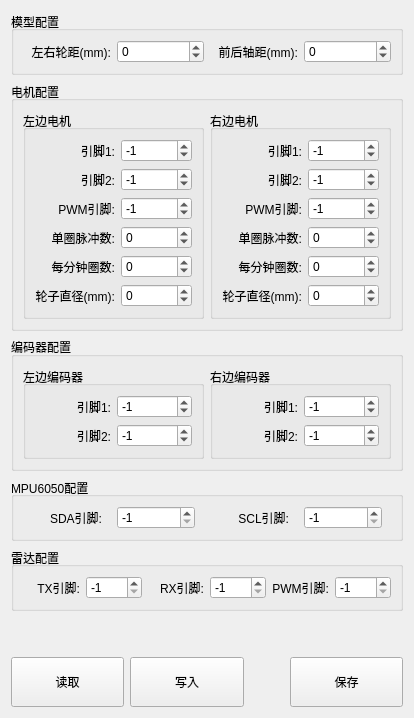
     <widget class="QWidget" name="tab_5">
      <property name="sizePolicy">
       <sizepolicy hsizetype="Preferred" vsizetype="Maximum">
        <horstretch>0</horstretch>
        <verstretch>0</verstretch>
       </sizepolicy>
      </property>
      <attribute name="title">
       <string>下位机配置</string>
      </attribute>
      <layout class="QVBoxLayout" name="verticalLayout_6">
       <item>
        <widget class="QGroupBox" name="groupBox_15">
         <property name="title">
          <string>模型配置</string>
         </property>
         <property name="alignment">
          <set>Qt::AlignLeading|Qt::AlignLeft|Qt::AlignVCenter</set>
         </property>
         <layout class="QHBoxLayout" name="horizontalLayout_18">
          <item>
           <layout class="QHBoxLayout" name="horizontalLayout_8">
            <item>
             <widget class="QLabel" name="label_41">
              <property name="sizePolicy">
               <sizepolicy hsizetype="Preferred" vsizetype="Preferred">
                <horstretch>0</horstretch>
                <verstretch>0</verstretch>
               </sizepolicy>
              </property>
              <property name="text">
               <string>左右轮距(mm):</string>
              </property>
              <property name="alignment">
               <set>Qt::AlignRight|Qt::AlignTrailing|Qt::AlignVCenter</set>
              </property>
             </widget>
            </item>
            <item>
             <widget class="QSpinBox" name="spinBox_wheel_width">
              <property name="minimum">
               <number>-1000000000</number>
              </property>
              <property name="maximum">
               <number>1000000000</number>
              </property>
             </widget>
            </item>
           </layout>
          </item>
          <item>
           <layout class="QHBoxLayout" name="horizontalLayout_17">
            <item>
             <widget class="QLabel" name="label_54">
              <property name="sizePolicy">
               <sizepolicy hsizetype="Preferred" vsizetype="Preferred">
                <horstretch>0</horstretch>
                <verstretch>0</verstretch>
               </sizepolicy>
              </property>
              <property name="text">
               <string>前后轴距(mm):</string>
              </property>
              <property name="alignment">
               <set>Qt::AlignRight|Qt::AlignTrailing|Qt::AlignVCenter</set>
              </property>
             </widget>
            </item>
            <item>
             <widget class="QSpinBox" name="spinBox_track_width">
              <property name="minimum">
               <number>-1000000000</number>
              </property>
              <property name="maximum">
               <number>1000000000</number>
              </property>
             </widget>
            </item>
           </layout>
          </item>
         </layout>
        </widget>
       </item>
       <item>
        <widget class="QGroupBox" name="groupBox_9">
         <property name="title">
          <string>电机配置</string>
         </property>
         <property name="alignment">
          <set>Qt::AlignLeading|Qt::AlignLeft|Qt::AlignVCenter</set>
         </property>
         <layout class="QVBoxLayout" name="verticalLayout_19">
          <item>
           <layout class="QHBoxLayout" name="horizontalLayout_36">
            <item>
             <widget class="QGroupBox" name="groupBox_10">
              <property name="title">
               <string>左边电机</string>
              </property>
              <property name="alignment">
               <set>Qt::AlignLeading|Qt::AlignLeft|Qt::AlignVCenter</set>
              </property>
              <layout class="QHBoxLayout" name="horizontalLayout_31">
               <item>
                <layout class="QVBoxLayout" name="verticalLayout_28">
                 <item>
                  <widget class="QLabel" name="label_35">
                   <property name="text">
                    <string>引脚1:</string>
                   </property>
                   <property name="alignment">
                    <set>Qt::AlignRight|Qt::AlignTrailing|Qt::AlignVCenter</set>
                   </property>
                  </widget>
                 </item>
                 <item>
                  <widget class="QLabel" name="label_45">
                   <property name="text">
                    <string>引脚2:</string>
                   </property>
                   <property name="alignment">
                    <set>Qt::AlignRight|Qt::AlignTrailing|Qt::AlignVCenter</set>
                   </property>
                  </widget>
                 </item>
                 <item>
                  <widget class="QLabel" name="label_46">
                   <property name="text">
                    <string>PWM引脚:</string>
                   </property>
                   <property name="alignment">
                    <set>Qt::AlignRight|Qt::AlignTrailing|Qt::AlignVCenter</set>
                   </property>
                  </widget>
                 </item>
                 <item>
                  <widget class="QLabel" name="label_42">
                   <property name="sizePolicy">
                    <sizepolicy hsizetype="Preferred" vsizetype="Preferred">
                     <horstretch>0</horstretch>
                     <verstretch>0</verstretch>
                    </sizepolicy>
                   </property>
                   <property name="text">
                    <string>单圈脉冲数:</string>
                   </property>
                   <property name="alignment">
                    <set>Qt::AlignRight|Qt::AlignTrailing|Qt::AlignVCenter</set>
                   </property>
                  </widget>
                 </item>
                 <item>
                  <widget class="QLabel" name="label_43">
                   <property name="sizePolicy">
                    <sizepolicy hsizetype="Preferred" vsizetype="Preferred">
                     <horstretch>0</horstretch>
                     <verstretch>0</verstretch>
                    </sizepolicy>
                   </property>
                   <property name="text">
                    <string>每分钟圈数:</string>
                   </property>
                   <property name="alignment">
                    <set>Qt::AlignRight|Qt::AlignTrailing|Qt::AlignVCenter</set>
                   </property>
                  </widget>
                 </item>
                 <item>
                  <widget class="QLabel" name="label_40">
                   <property name="sizePolicy">
                    <sizepolicy hsizetype="Preferred" vsizetype="Preferred">
                     <horstretch>0</horstretch>
                     <verstretch>0</verstretch>
                    </sizepolicy>
                   </property>
                   <property name="text">
                    <string>轮子直径(mm):</string>
                   </property>
                   <property name="alignment">
                    <set>Qt::AlignRight|Qt::AlignTrailing|Qt::AlignVCenter</set>
                   </property>
                  </widget>
                 </item>
                </layout>
               </item>
               <item>
                <layout class="QVBoxLayout" name="verticalLayout_29">
                 <item>
                  <widget class="QSpinBox" name="spinBox_left_motor_pin0">
                   <property name="minimum">
                    <number>-1000000000</number>
                   </property>
                   <property name="maximum">
                    <number>1000000000</number>
                   </property>
                   <property name="value">
                    <number>-1</number>
                   </property>
                  </widget>
                 </item>
                 <item>
                  <widget class="QSpinBox" name="spinBox_left_motor_pin1">
                   <property name="minimum">
                    <number>-1000000000</number>
                   </property>
                   <property name="maximum">
                    <number>1000000000</number>
                   </property>
                   <property name="value">
                    <number>-1</number>
                   </property>
                  </widget>
                 </item>
                 <item>
                  <widget class="QSpinBox" name="spinBox_left_motor_pinPwm">
                   <property name="minimum">
                    <number>-1000000000</number>
                   </property>
                   <property name="maximum">
                    <number>1000000000</number>
                   </property>
                   <property name="value">
                    <number>-1</number>
                   </property>
                  </widget>
                 </item>
                 <item>
                  <widget class="QSpinBox" name="spinBox_left_motor_pluses_per_revolution">
                   <property name="sizePolicy">
                    <sizepolicy hsizetype="Minimum" vsizetype="Fixed">
                     <horstretch>0</horstretch>
                     <verstretch>0</verstretch>
                    </sizepolicy>
                   </property>
                   <property name="minimum">
                    <number>-1000000000</number>
                   </property>
                   <property name="maximum">
                    <number>1000000000</number>
                   </property>
                  </widget>
                 </item>
                 <item>
                  <widget class="QSpinBox" name="spinBox_left_motor_revolutions_per_minute">
                   <property name="sizePolicy">
                    <sizepolicy hsizetype="Minimum" vsizetype="Fixed">
                     <horstretch>0</horstretch>
                     <verstretch>0</verstretch>
                    </sizepolicy>
                   </property>
                   <property name="minimum">
                    <number>-1000000000</number>
                   </property>
                   <property name="maximum">
                    <number>1000000000</number>
                   </property>
                  </widget>
                 </item>
                 <item>
                  <widget class="QSpinBox" name="spinBox_left_motor_wheel_diameter">
                   <property name="minimum">
                    <number>-1000000000</number>
                   </property>
                   <property name="maximum">
                    <number>1000000000</number>
                   </property>
                  </widget>
                 </item>
                </layout>
               </item>
              </layout>
             </widget>
            </item>
            <item>
             <widget class="QGroupBox" name="groupBox_11">
              <property name="title">
               <string>右边电机</string>
              </property>
              <property name="alignment">
               <set>Qt::AlignLeading|Qt::AlignLeft|Qt::AlignVCenter</set>
              </property>
              <layout class="QHBoxLayout" name="horizontalLayout_32">
               <item>
                <layout class="QVBoxLayout" name="verticalLayout_30">
                 <item>
                  <widget class="QLabel" name="label_47">
                   <property name="text">
                    <string>引脚1:</string>
                   </property>
                   <property name="alignment">
                    <set>Qt::AlignRight|Qt::AlignTrailing|Qt::AlignVCenter</set>
                   </property>
                  </widget>
                 </item>
                 <item>
                  <widget class="QLabel" name="label_48">
                   <property name="text">
                    <string>引脚2:</string>
                   </property>
                   <property name="alignment">
                    <set>Qt::AlignRight|Qt::AlignTrailing|Qt::AlignVCenter</set>
                   </property>
                  </widget>
                 </item>
                 <item>
                  <widget class="QLabel" name="label_49">
                   <property name="text">
                    <string>PWM引脚:</string>
                   </property>
                   <property name="alignment">
                    <set>Qt::AlignRight|Qt::AlignTrailing|Qt::AlignVCenter</set>
                   </property>
                  </widget>
                 </item>
                 <item>
                  <widget class="QLabel" name="label_88">
                   <property name="sizePolicy">
                    <sizepolicy hsizetype="Preferred" vsizetype="Preferred">
                     <horstretch>0</horstretch>
                     <verstretch>0</verstretch>
                    </sizepolicy>
                   </property>
                   <property name="text">
                    <string>单圈脉冲数:</string>
                   </property>
                   <property name="alignment">
                    <set>Qt::AlignRight|Qt::AlignTrailing|Qt::AlignVCenter</set>
                   </property>
                  </widget>
                 </item>
                 <item>
                  <widget class="QLabel" name="label_89">
                   <property name="sizePolicy">
                    <sizepolicy hsizetype="Preferred" vsizetype="Preferred">
                     <horstretch>0</horstretch>
                     <verstretch>0</verstretch>
                    </sizepolicy>
                   </property>
                   <property name="text">
                    <string>每分钟圈数:</string>
                   </property>
                   <property name="alignment">
                    <set>Qt::AlignRight|Qt::AlignTrailing|Qt::AlignVCenter</set>
                   </property>
                  </widget>
                 </item>
                 <item>
                  <widget class="QLabel" name="label_87">
                   <property name="sizePolicy">
                    <sizepolicy hsizetype="Preferred" vsizetype="Preferred">
                     <horstretch>0</horstretch>
                     <verstretch>0</verstretch>
                    </sizepolicy>
                   </property>
                   <property name="text">
                    <string>轮子直径(mm):</string>
                   </property>
                   <property name="alignment">
                    <set>Qt::AlignRight|Qt::AlignTrailing|Qt::AlignVCenter</set>
                   </property>
                  </widget>
                 </item>
                </layout>
               </item>
               <item>
                <layout class="QVBoxLayout" name="verticalLayout_31">
                 <item>
                  <widget class="QSpinBox" name="spinBox_right_motor_pin0">
                   <property name="minimum">
                    <number>-1000000000</number>
                   </property>
                   <property name="maximum">
                    <number>1000000000</number>
                   </property>
                   <property name="value">
                    <number>-1</number>
                   </property>
                  </widget>
                 </item>
                 <item>
                  <widget class="QSpinBox" name="spinBox_right_motor_pin1">
                   <property name="minimum">
                    <number>-1000000000</number>
                   </property>
                   <property name="maximum">
                    <number>1000000000</number>
                   </property>
                   <property name="value">
                    <number>-1</number>
                   </property>
                  </widget>
                 </item>
                 <item>
                  <widget class="QSpinBox" name="spinBox_right_motor_pinPwm">
                   <property name="minimum">
                    <number>-1000000000</number>
                   </property>
                   <property name="maximum">
                    <number>1000000000</number>
                   </property>
                   <property name="value">
                    <number>-1</number>
                   </property>
                  </widget>
                 </item>
                 <item>
                  <widget class="QSpinBox" name="spinBox_right_motor_pluses_per_revolution">
                   <property name="sizePolicy">
                    <sizepolicy hsizetype="Preferred" vsizetype="Preferred">
                     <horstretch>0</horstretch>
                     <verstretch>0</verstretch>
                    </sizepolicy>
                   </property>
                   <property name="minimum">
                    <number>-1000000000</number>
                   </property>
                   <property name="maximum">
                    <number>1000000000</number>
                   </property>
                  </widget>
                 </item>
                 <item>
                  <widget class="QSpinBox" name="spinBox_right_motor_revolutions_per_minute">
                   <property name="sizePolicy">
                    <sizepolicy hsizetype="Preferred" vsizetype="Preferred">
                     <horstretch>0</horstretch>
                     <verstretch>0</verstretch>
                    </sizepolicy>
                   </property>
                   <property name="minimum">
                    <number>-1000000000</number>
                   </property>
                   <property name="maximum">
                    <number>1000000000</number>
                   </property>
                  </widget>
                 </item>
                 <item>
                  <widget class="QSpinBox" name="spinBox_right_motor_wheel_diameter">
                   <property name="minimum">
                    <number>-1000000000</number>
                   </property>
                   <property name="maximum">
                    <number>1000000000</number>
                   </property>
                  </widget>
                 </item>
                </layout>
               </item>
              </layout>
             </widget>
            </item>
           </layout>
          </item>
         </layout>
        </widget>
       </item>
       <item>
        <widget class="QGroupBox" name="groupBox">
         <property name="title">
          <string>编码器配置</string>
         </property>
         <layout class="QVBoxLayout" name="verticalLayout_18">
          <item>
           <layout class="QHBoxLayout" name="horizontalLayout_26">
            <item>
             <widget class="QGroupBox" name="groupBox_12">
              <property name="title">
               <string>左边编码器</string>
              </property>
              <property name="alignment">
               <set>Qt::AlignLeading|Qt::AlignLeft|Qt::AlignVCenter</set>
              </property>
              <layout class="QHBoxLayout" name="horizontalLayout_33">
               <item>
                <layout class="QVBoxLayout" name="verticalLayout_32">
                 <item>
                  <widget class="QLabel" name="label_50">
                   <property name="text">
                    <string>引脚1:</string>
                   </property>
                   <property name="alignment">
                    <set>Qt::AlignRight|Qt::AlignTrailing|Qt::AlignVCenter</set>
                   </property>
                  </widget>
                 </item>
                 <item>
                  <widget class="QLabel" name="label_51">
                   <property name="text">
                    <string>引脚2:</string>
                   </property>
                   <property name="alignment">
                    <set>Qt::AlignRight|Qt::AlignTrailing|Qt::AlignVCenter</set>
                   </property>
                  </widget>
                 </item>
                </layout>
               </item>
               <item>
                <layout class="QVBoxLayout" name="verticalLayout_33">
                 <item>
                  <widget class="QSpinBox" name="spinBox_left_encoder_pin0">
                   <property name="minimum">
                    <number>-1000000000</number>
                   </property>
                   <property name="maximum">
                    <number>1000000000</number>
                   </property>
                   <property name="value">
                    <number>-1</number>
                   </property>
                  </widget>
                 </item>
                 <item>
                  <widget class="QSpinBox" name="spinBox_left_encoder_pin1">
                   <property name="minimum">
                    <number>-1000000000</number>
                   </property>
                   <property name="maximum">
                    <number>1000000000</number>
                   </property>
                   <property name="value">
                    <number>-1</number>
                   </property>
                  </widget>
                 </item>
                </layout>
               </item>
              </layout>
             </widget>
            </item>
            <item>
             <widget class="QGroupBox" name="groupBox_13">
              <property name="title">
               <string>右边编码器</string>
              </property>
              <property name="alignment">
               <set>Qt::AlignLeading|Qt::AlignLeft|Qt::AlignVCenter</set>
              </property>
              <layout class="QHBoxLayout" name="horizontalLayout_34">
               <item>
                <layout class="QVBoxLayout" name="verticalLayout_34">
                 <item>
                  <widget class="QLabel" name="label_52">
                   <property name="text">
                    <string>引脚1:</string>
                   </property>
                   <property name="alignment">
                    <set>Qt::AlignRight|Qt::AlignTrailing|Qt::AlignVCenter</set>
                   </property>
                  </widget>
                 </item>
                 <item>
                  <widget class="QLabel" name="label_53">
                   <property name="text">
                    <string>引脚2:</string>
                   </property>
                   <property name="alignment">
                    <set>Qt::AlignRight|Qt::AlignTrailing|Qt::AlignVCenter</set>
                   </property>
                  </widget>
                 </item>
                </layout>
               </item>
               <item>
                <layout class="QVBoxLayout" name="verticalLayout_35">
                 <item>
                  <widget class="QSpinBox" name="spinBox_right_encoder_pin0">
                   <property name="minimum">
                    <number>-1000000000</number>
                   </property>
                   <property name="maximum">
                    <number>1000000000</number>
                   </property>
                   <property name="value">
                    <number>-1</number>
                   </property>
                  </widget>
                 </item>
                 <item>
                  <widget class="QSpinBox" name="spinBox_right_encoder_pin1">
                   <property name="minimum">
                    <number>-1000000000</number>
                   </property>
                   <property name="maximum">
                    <number>1000000000</number>
                   </property>
                   <property name="value">
                    <number>-1</number>
                   </property>
                  </widget>
                 </item>
                </layout>
               </item>
              </layout>
             </widget>
            </item>
           </layout>
          </item>
         </layout>
        </widget>
       </item>
       <item>
        <widget class="QGroupBox" name="groupBox_19">
         <property name="title">
          <string>MPU6050配置</string>
         </property>
         <property name="alignment">
          <set>Qt::AlignLeading|Qt::AlignLeft|Qt::AlignVCenter</set>
         </property>
         <layout class="QHBoxLayout" name="horizontalLayout_4">
          <property name="spacing">
           <number>15</number>
          </property>
          <property name="rightMargin">
           <number>18</number>
          </property>
          <item>
           <layout class="QHBoxLayout" name="horizontalLayout_2">
            <item>
             <widget class="QLabel" name="label_57">
              <property name="text">
               <string>SDA引脚:</string>
              </property>
              <property name="alignment">
               <set>Qt::AlignRight|Qt::AlignTrailing|Qt::AlignVCenter</set>
              </property>
             </widget>
            </item>
            <item>
             <widget class="QSpinBox" name="spinBox_mpu6050_pin_sda">
              <property name="minimum">
               <number>-1</number>
              </property>
              <property name="value">
               <number>-1</number>
              </property>
             </widget>
            </item>
           </layout>
          </item>
          <item>
           <layout class="QHBoxLayout" name="horizontalLayout_3">
            <item>
             <widget class="QLabel" name="label_56">
              <property name="text">
               <string>SCL引脚:</string>
              </property>
              <property name="alignment">
               <set>Qt::AlignRight|Qt::AlignTrailing|Qt::AlignVCenter</set>
              </property>
             </widget>
            </item>
            <item>
             <widget class="QSpinBox" name="spinBox_mpu6050_pin_scl">
              <property name="minimum">
               <number>-1</number>
              </property>
              <property name="value">
               <number>-1</number>
              </property>
             </widget>
            </item>
           </layout>
          </item>
         </layout>
        </widget>
       </item>
       <item>
        <widget class="QGroupBox" name="groupBox_22">
         <property name="title">
          <string>雷达配置</string>
         </property>
         <property name="alignment">
          <set>Qt::AlignLeading|Qt::AlignLeft|Qt::AlignVCenter</set>
         </property>
         <layout class="QHBoxLayout" name="horizontalLayout_11">
          <item>
           <layout class="QHBoxLayout" name="horizontalLayout_12">
            <item>
             <widget class="QLabel" name="label_58">
              <property name="text">
               <string>TX引脚:</string>
              </property>
              <property name="alignment">
               <set>Qt::AlignRight|Qt::AlignTrailing|Qt::AlignVCenter</set>
              </property>
             </widget>
            </item>
            <item>
             <widget class="QSpinBox" name="spinBox_lidar_pin_tx">
              <property name="minimum">
               <number>-1</number>
              </property>
              <property name="value">
               <number>-1</number>
              </property>
             </widget>
            </item>
           </layout>
          </item>
          <item>
           <layout class="QHBoxLayout" name="horizontalLayout_14">
            <item>
             <widget class="QLabel" name="label_60">
              <property name="text">
               <string>RX引脚:</string>
              </property>
              <property name="alignment">
               <set>Qt::AlignRight|Qt::AlignTrailing|Qt::AlignVCenter</set>
              </property>
             </widget>
            </item>
            <item>
             <widget class="QSpinBox" name="spinBox_lidar_pin_rx">
              <property name="minimum">
               <number>-1</number>
              </property>
              <property name="value">
               <number>-1</number>
              </property>
             </widget>
            </item>
           </layout>
          </item>
          <item>
           <layout class="QHBoxLayout" name="horizontalLayout_13">
            <item>
             <widget class="QLabel" name="label_59">
              <property name="text">
               <string>PWM引脚:</string>
              </property>
              <property name="alignment">
               <set>Qt::AlignRight|Qt::AlignTrailing|Qt::AlignVCenter</set>
              </property>
             </widget>
            </item>
            <item>
             <widget class="QSpinBox" name="spinBox_lidar_pin_pwm">
              <property name="minimum">
               <number>-1</number>
              </property>
              <property name="value">
               <number>-1</number>
              </property>
             </widget>
            </item>
           </layout>
          </item>
         </layout>
        </widget>
       </item>
       <item>
        <spacer name="verticalSpacer_6">
         <property name="orientation">
          <enum>Qt::Vertical</enum>
         </property>
         <property name="sizeType">
          <enum>QSizePolicy::Expanding</enum>
         </property>
         <property name="sizeHint" stdset="0">
          <size>
           <width>20</width>
           <height>40</height>
          </size>
         </property>
        </spacer>
       </item>
       <item>
        <layout class="QHBoxLayout" name="horizontalLayout_42">
         <item>
          <widget class="QPushButton" name="pushButton_read_config">
           <property name="sizePolicy">
            <sizepolicy hsizetype="Preferred" vsizetype="Maximum">
             <horstretch>0</horstretch>
             <verstretch>0</verstretch>
            </sizepolicy>
           </property>
           <property name="minimumSize">
            <size>
             <width>0</width>
             <height>50</height>
            </size>
           </property>
           <property name="text">
            <string>读取</string>
           </property>
          </widget>
         </item>
         <item>
          <widget class="QPushButton" name="pushButton_write_config">
           <property name="sizePolicy">
            <sizepolicy hsizetype="Minimum" vsizetype="Maximum">
             <horstretch>0</horstretch>
             <verstretch>0</verstretch>
            </sizepolicy>
           </property>
           <property name="minimumSize">
            <size>
             <width>0</width>
             <height>50</height>
            </size>
           </property>
           <property name="text">
            <string>写入</string>
           </property>
          </widget>
         </item>
         <item>
          <spacer name="horizontalSpacer_5">
           <property name="orientation">
            <enum>Qt::Horizontal</enum>
           </property>
           <property name="sizeType">
            <enum>QSizePolicy::Preferred</enum>
           </property>
           <property name="sizeHint" stdset="0">
            <size>
             <width>40</width>
             <height>20</height>
            </size>
           </property>
          </spacer>
         </item>
         <item>
          <widget class="QPushButton" name="pushButton_save_config">
           <property name="sizePolicy">
            <sizepolicy hsizetype="Preferred" vsizetype="Maximum">
             <horstretch>0</horstretch>
             <verstretch>0</verstretch>
            </sizepolicy>
           </property>
           <property name="minimumSize">
            <size>
             <width>0</width>
             <height>50</height>
            </size>
           </property>
           <property name="text">
            <string>保存</string>
           </property>
          </widget>
         </item>
        </layout>
       </item>
      </layout>
     </widget>
